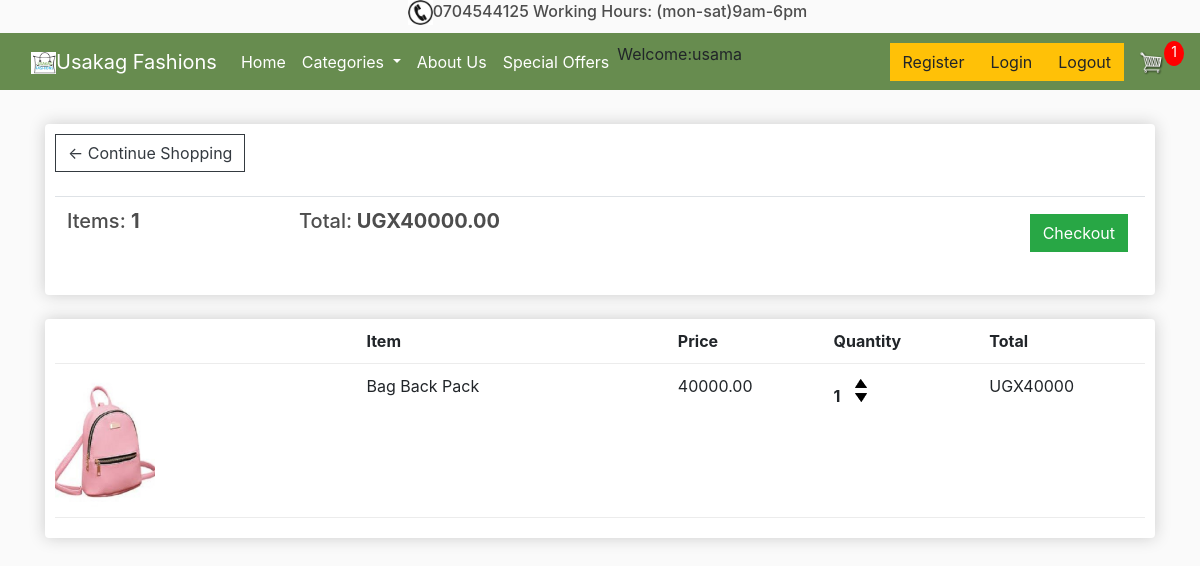
The app's page /cart/ (signed in) with its own data.
### store/models.py (models this page shows, shortened)
class Order(models.Model):
    customer = models.ForeignKey(Customer, on_delete=models.SET_NULL, blank=True, null=True)
    date_ordered = models.DateTimeField(auto_now_add=True)
    complete = models.BooleanField(default=False, null=True,blank=False)
    transaction_id = models.CharField(max_length=200, null=True)
    @property
    def get_cart_total(self):
        orderitems = self.orderitem_set.all()
        total = sum([item.get_total for item in orderitems])
        return total
    @property
    def get_cart_items(self):
        orderitems = self.orderitem_set.all()
        total = sum([item.quantity for item in orderitems])
        return total

class OrderItem(models.Model):
    product = models.ForeignKey(Product, on_delete=models.SET_NULL, blank=True, null=True)
    order = models.ForeignKey(Order, on_delete=models.SET_NULL, blank=True, null=True)
    quantity = models.IntegerField(default=0, blank=True, null=True)
    date_added = models.DateTimeField(auto_now_add=True)
    @property
    def get_total(self):
        total = self.product.price * self.quantity
        return total

class Product(models.Model):
    name = models.CharField(max_length=200, null=True)
    price_0 = models.DecimalField(max_digits=10, decimal_places=0, null=True)
    price = models.DecimalField(max_digits=10, decimal_places=0)
    digital = models.BooleanField(default=False, null=True, blank=False)
    image = models.ImageField(upload_to='images', null=True, blank=True)
    STATUS_TYPE_CHOICES=[
        ('BAGS','BAGS'),
        ('MEN','MEN'),
        ('SCARVES','SCARVES'),
        ('WOMEN','WOMEN')
    ]
    status = models.CharField(max_length=100,choices=STATUS_TYPE_CHOICES)
    STATUS_TYPE_CHOICES=[
        ('YES','YES'),
        ('NO','NO'),
    ]
    special_offers = models.CharField(max_length=100,choices=STATUS_TYPE_CHOICES)
    STATUS_TYPE_CHOICES=[
        ('M','M'),
        ('S','S'),
        ('L','L'),
        ('XL','XL'),
        ('XXL','XXL'),
        ('XXXL','XXXL'),
    ]
    size = models.CharField(max_length=100,choices=STATUS_TYPE_CHOICES)
    STATUS_TYPE_CHOICES=[
        ('NEW','NEW'),
        ('SECOND HAND','SECOND HAND'),
    ]
    item_status = models.CharField(max_length=100,choices=STATUS_TYPE_CHOICES)
    @property
    def imageURL(self):
        try:
            url = self.image.url
        except:
            url = ''
        return url

### store/views.py (the view)
# urls.py: path('cart/', views.cart, name="cart"),
def cart(request):
    data= cartData(request)
    cartItems = data['cartItems']
    order = data['order']
    items = data['items']
    context={'items':items, 'order':order, 'cartItems':cartItems}
    return render(request, 'store/cart.html', context)

### store/utils.py (called while the page is built)
def cartData(request):
    if request.user.is_authenticated:
        customer = request.user.customer
        order, created = Order.objects.get_or_create(customer=customer,complete=False)
        items = order.orderitem_set.all()
        cartItems = order.get_cart_items
    else:
        cookieData = cookieCart(request)
        cartItems = cookieData['cartItems']
        order = cookieData['order']
        items = cookieData['items']
    return{'cartItems':cartItems, 'order':order, 'items':items}

### store/templates/store/cart.html
{% extends 'store/main.html' %}
{% load static %}
{% block content %}
<div class="row">
	<div class="col-lg-12">
		<div class="box-element">
            <a  class="btn btn-outline-dark" href="{% url 'store' %}">&#x2190; Continue Shopping</a>
	        <br>
            <br>
	        <table class="table">
		        <tr>
			        <th><h5>Items: <strong>{{order.get_cart_items}}</strong></h5></th>
			        <th><h5>Total:<strong> UGX{{order.get_cart_total|floatformat:2}}</strong></h5></th>
			       <th>
				       <a  style="float:right; margin:5px;" class="btn btn-success" href="{% url 'checkout' %}">Checkout</a>
			       </th>
		        </tr>
	        </table>
		</div>
		<br>
		<div class="box-element">
			<div class="cart-row">
				<div style="flex:2"></div>
				<div style="flex:2"><strong>Item</strong></div>
				<div style="flex:1"><strong>Price</strong></div>
				<div style="flex:1"><strong>Quantity</strong></div>
				<div style="flex:1"><strong>Total</strong></div>
			</div>
			{% for item in items %}
			<div class="cart-row">
				<div style="flex:2"><img class="row-image" src="{{item.product.imageURL}}"></div>
				<div style="flex:2"><p>{{item.product.name}}</p></div>
				<div style="flex:1"><p>{{item.product.price|floatformat:2}}</p></div>
				<div style="flex:1">
					<p class="quantity">{{item.quantity}}</p>
					<div class="quantity">
						<img data-product={{item.product.id}} data-action="add" class="chg-quantity update-cart" src="{% static  'images/arrow-up.png' %}">
						<img data-product={{item.product.id}} data-action="remove" class="chg-quantity update-cart" src="{% static  'images/arrow-down.png' %}">
					</div>
				</div>
				<div style="flex:1"><p>UGX{{item.get_total}}</p></div>
		    </div>
            {% endfor %}
	</div>
</div>
{% endblock content %}

### store/templates/store/main.html (shortened to what this page needs)
<!DOCTYPE html>
{% load static %}
<html>
<head>
     <link rel="stylesheet" href="https://stackpath.bootstrapcdn.com/bootstrap/4.4.1/css/bootstrap.min.css">
    <link rel="stylesheet" type="text/css" href="{% static 'css/main.css' %}">
    <link rel="stylesheet" type="text/css" href="{% static 'css/style.css' %}">
</head>
<body>
  <div class="text-center">
    <h6><a href="#"><img id="logo-icon" src="{% static 'images/phone.png' %}" alt=" " /></a>0704544125  Working Hours: (mon-sat)9am-6pm</h6>
  </div>
    <nav class="navbar navbar-expand-lg navbar-dark bg-dark">
        <a class="navbar-brand" href="{% url 'store' %}"><img id="logo-icon" src="{% static 'images/capture1.png' %}" alt=" " />Usakag Fashions</a>
        <div class="collapse navbar-collapse" id="navbarSupportedContent">
          <ul class="navbar-nav mr-auto">
            <li class="nav-item active">
              <a class="nav-link" href="{% url 'store' %}">Home <span class="sr-only">(current)</span></a>
            </li>
            <li class="nav-item active dropdown">
              <a class="nav-link dropdown-toggle" href="{% url 'store' %}" id="navbarDropdown" role="button" data-toggle="dropdown" aria-haspopup="true" aria-expanded="false">
                Categories
              </a>
            </li>
            <li class="nav-item active">
              <a class="nav-link" href="{% url 'about_us' %}">About Us <span class="sr-only">(current)</span></a>
            </li>
            <li class="nav-item active">
              <a class="nav-link" href="{% url 'special_offers' %}">Special Offers <span class="sr-only">(current)</span></a>
            </li>
            <li class="nav-link-active">Welcome:{{request.user.username}}</li>
          </ul>
          <div class="form-inline my-2 my-lg-0">
            <a href="{% url 'store' %}"class="btn btn-warning">Register</a>
            <a href="{% url 'store' %}"class="btn btn-warning">Login</a>
            <a href="{% url 'store' %}"class="btn btn-warning">Logout</a>
            <a href="{% url 'cart' %}">
               <img  id="cart-icon" src="{% static 'images/cart.png' %}">
           </a>
           <p id="cart-total">{{cartItems}}</p>
       </div>
        </div>
      </nav>
     <div class="container">
        <br>
        {% block content %}
        {% endblock content %}
     </div>
</body>
</html>

### static/css/main.css (style rules this page uses)
body { background-color: hsl(0, 0%, 98%); }
h1,h2,h3,h4,h5,h6 { color:hsl(0, 0%, 30%); }
.box-element { box-shadow:hsl(0, 0%, 80%) 0 0 16px; background-color: #fff; border-radius: 4px; padding: 10px; }
.bg-dark { background-color: #678c4f!important; }
#cart-icon { width:25px; display: inline-block; margin-left: 15px; }
#logo-icon { width:25px; display: inline-block; margin-left: 15px; }
#cart-total { display: block; text-align: center; color:#fff; background-color: red; width: 20px; height: 25px; border-radius: 50%; font-size: 14px; }
.col-lg-4, .col-lg-6, .col-lg-8, .col-lg-12 { margin-top: 10px; }
.btn { border-radius: 0; }
.row-image { width: 100px; }
.cart-row { display: flex; align-items: flex-stretch; padding-bottom: 10px; margin-bottom: 10px; border-bottom: 1px solid #ececec; }
.quantity { display: inline-block; font-weight: 700; padding-right:10px; }
.chg-quantity { width: 12px; cursor: pointer; display: block; margin-top: 5px; transition:.1s; }

### records on screen
Order: get_cart_items "1", get_cart_total "40000.00"
OrderItem: product.imageURL (picture), product.name "Bag Back Pack", product.price "40000.00", quantity "1", get_total "40000"

### other values on screen
{{ request.user.username }} "usama"
{{ cartItems }} "1"
